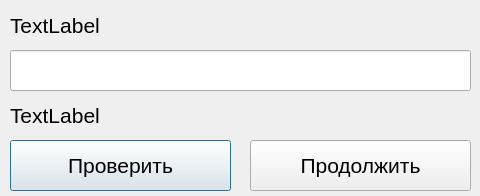
<?xml version="1.0" encoding="UTF-8"?>
<ui version="4.0">
 <class>Dialog</class>
 <widget class="QDialog" name="Dialog">
  <property name="geometry">
   <rect>
    <x>0</x>
    <y>0</y>
    <width>480</width>
    <height>196</height>
   </rect>
  </property>
  <property name="windowTitle">
   <string>Dialog</string>
  </property>
  <widget class="QLabel" name="word_to_translate">
   <property name="geometry">
    <rect>
     <x>10</x>
     <y>10</y>
     <width>461</width>
     <height>31</height>
    </rect>
   </property>
   <property name="font">
    <font>
     <pointsize>16</pointsize>
    </font>
   </property>
   <property name="text">
    <string>TextLabel</string>
   </property>
  </widget>
  <widget class="QLineEdit" name="answer_field">
   <property name="geometry">
    <rect>
     <x>10</x>
     <y>50</y>
     <width>461</width>
     <height>41</height>
    </rect>
   </property>
   <property name="font">
    <font>
     <pointsize>16</pointsize>
    </font>
   </property>
  </widget>
  <widget class="QPushButton" name="check_answer_button">
   <property name="geometry">
    <rect>
     <x>10</x>
     <y>140</y>
     <width>221</width>
     <height>51</height>
    </rect>
   </property>
   <property name="font">
    <font>
     <pointsize>16</pointsize>
    </font>
   </property>
   <property name="text">
    <string>Проверить</string>
   </property>
  </widget>
  <widget class="QLabel" name="answer">
   <property name="geometry">
    <rect>
     <x>10</x>
     <y>100</y>
     <width>461</width>
     <height>31</height>
    </rect>
   </property>
   <property name="font">
    <font>
     <pointsize>16</pointsize>
    </font>
   </property>
   <property name="text">
    <string>TextLabel</string>
   </property>
  </widget>
  <widget class="QPushButton" name="continue_button">
   <property name="geometry">
    <rect>
     <x>250</x>
     <y>140</y>
     <width>221</width>
     <height>51</height>
    </rect>
   </property>
   <property name="font">
    <font>
     <pointsize>16</pointsize>
    </font>
   </property>
   <property name="text">
    <string>Продолжить</string>
   </property>
  </widget>
 </widget>
 <resources/>
 <connections/>
</ui>
